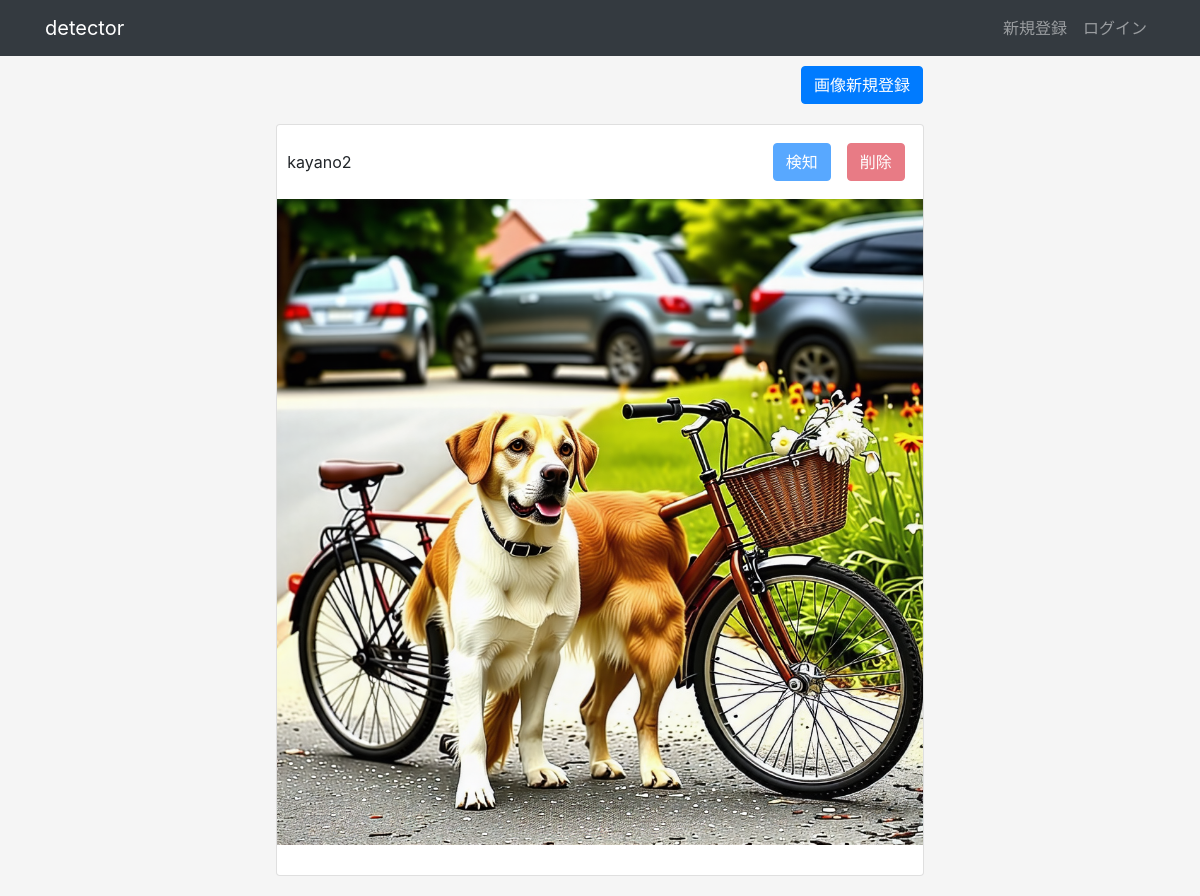
The page / on the database its author committed.
### apps/crud/models.py (models this page shows, shortened)
class User(db.Model, UserMixin):
    __tablename__ = 'users'
    id = db.Column(db.Integer, primary_key=True)
    username = db.Column(db.String, unique=True, index=True)
    email = db.Column(db.String, unique=True, index=True)
    password_hash = db.Column(db.String)
    created_at = db.Column(db.DateTime, default=datetime.now)
    updated_at = db.Column(db.DateTime, default=datetime.now, onupdate=datetime.now)
    user_images = db.relationship('UserImage', backref='user', order_by='UserImage.id')
    @property
    def password(self):
        raise AttributeError('読み取り不可')

### apps/detector/models.py (models this page shows)
class UserImage(db.Model):
    __tablename__ = 'user_images'
    id = db.Column(db.Integer, primary_key=True)
    user_id = db.Column(db.String, db.ForeignKey('users.id'))
    image_path = db.Column(db.String)
    is_detected = db.Column(db.Boolean, default=False)
    created_at = db.Column(db.DateTime, default=datetime.now)
    updated_at = db.Column(db.DateTime, default=datetime.now, onupdate=datetime.now)

### apps/detector/views.py (the view)
@dt.route("/")
def index():
    user_images = (
        db.session.query(User, UserImage)
        .join(UserImage)
        .filter(User.id == UserImage.user_id)
        .all()
    )
    user_image_tag_dict = {}
    for user_image in user_images:
        user_image_tags = (
            db.session.query(UserImageTag)
            .filter(UserImageTag.user_image_id == user_image.UserImage.id)
            .all()
        )
        user_image_tag_dict[user_image.UserImage.id] = user_image_tags
    detector_form = DetectorForm()
    delete_form = DeleteForm()
    return render_template(
        "detector/index.html",
        user_images=user_images,
        user_image_tag_dict=user_image_tag_dict,
        detector_form=detector_form,
        delete_form=delete_form,
    )

### apps/detector/forms.py
class DetectorForm(FlaskForm):
    submit = SubmitField("検知")

class DeleteForm(FlaskForm):
    submit = SubmitField("削除")

### apps/detector/templates/detector/index.html (shortened to what this page needs)
{% extends "detector/base.html" %}
{% block content %}
<div class="col-md-10 text-right dt-image-register-btn">
    <a href="{{ url_for('detector.upload_image') }}" class="btn btn-primary">画像新規登録</a>
</div>
{% for user_image in user_images %}
<div class="card col-md-7 dt-image-content">
    <header class="d-flex justify-content-between">
        <div class="dt-image-username">{{ user_image.User.username }}</div>
        <div class="d-flex flex-row-reverse">
            <div class="p-2">
                <form action="{{ url_for('detector.delete_image', image_id= user_image.UserImage.id) }}" method="POST">
                    {% if current_user.id == user_image.User.id %}
                    {{ delete_form.submit(class="btn btn-danger") }}
                    {% else %}
                    {{ delete_form.submit(class="btn btn-danger", disabled="disabled") }}
                    {% endif %}
                </form>
            </div>
            <div class="p-2">
                <form action="{{ url_for('detector.detect', image_id=user_image.UserImage.id) }}" method="POST">
                    {% if current_user.id == user_image.User.id and user_image.UserImage.is_detected == False %}
                    {{detector_form.submit(class="btn btn-primary")}}
                    {% else %}
                    {{ detector_form.submit(class="btn btn-primary",disabled="disabled")}}
                    {% endif %}
                </form>
            </div>
        </div>
    </header>
    <section>
        <img src="{{ url_for('detector.image_file', filename=user_image.UserImage.image_path) }}" alt="アップロード画像" />
    </section>
    <footer>
    </footer>
</div>
{% endfor %}
{% endblock %}

### apps/detector/templates/detector/base.html (shortened to what this page needs)
<!DOCTYPE html>
<html lang="ja">
<head>
    <link rel="stylesheet" href="{{ url_for('static', filename='css/bootstrap.min.css') }}">
    <link rel="stylesheet" href="{{ url_for('static', filename='css/style.css') }}">
</head>
<body>
    <nav class="navbar navbar-expand-lg navbar-dark bg-dark">
        <div class="container">
            <a class="navbar-brand " href="{{ url_for('detector.index') }}">detector</a>
            <ul class="navbar-nav">
                {% if current_user.is_authenticated %}
                <li class="nav-item">
                    <span class="nav-link">{{ current_user.username }}</span>
                </li>
                <li class="nav-item">
                    <a href="{{ url_for('auth.logout') }}" class="nav-link">ログアウト</a>
                </li>
                {% else %}
                <li class="nav-item">
                    <a class="nav-link" href="{{ url_for('auth.signup') }}">
                        新規登録</a>
                </li>
                <li class="nav-item">
                    <a class="nav-link" href="{{ url_for('auth.login') }}">
                        ログイン</a>
                </li>
                {% endif %}
            </ul>
        </div>
    </nav>
    <section class="container">
    {% block content %}{% endblock %}
    </section>
</body>
</html>

### apps/static/css/style.css (style rules this page uses)
body { background-color: #f5f5f5; }
.dt-image-content { margin: 20px auto; padding: 0; }
.dt-image-username { padding-top: 15px; }
.dt-image-register-btn { padding: 10px 47px 0 0; }
.dt-image-content header { padding: 10px 10px 0 10px; }
.dt-image-content section { padding: 10px 0; margin: auto; }
.dt-image-content footer { padding: 10px; }
.dt-image-content section img { width: 100%; }

### rows shown on the page
User: User.username "kayano2", image_path (picture)
